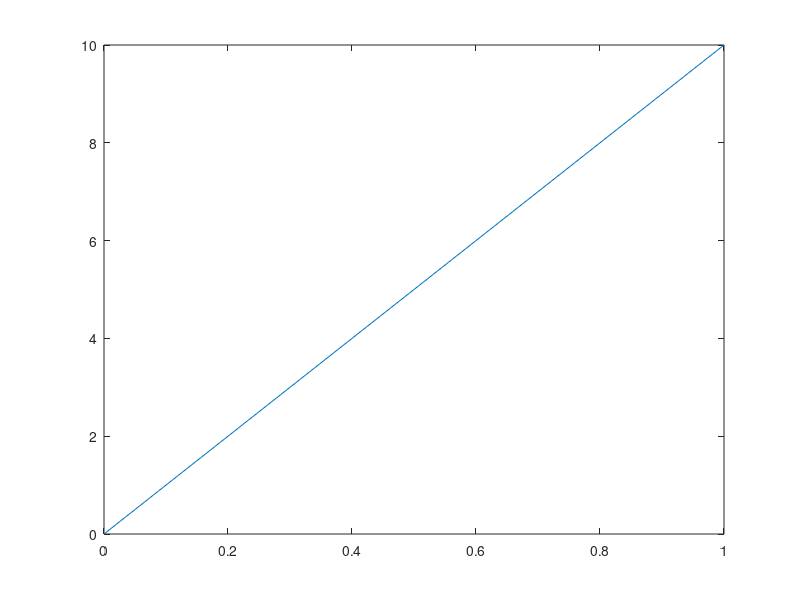

Reproduce this figure in MATLAB.
% 1D Poisson equation finite element method
% Standard Galerkin method
% Starson
% Sep 6

close all
clear all
format short e

x0 = 0; x1 = 1;   % start and end point
L = x1 - x0;      % total length
N = 9;            % number of interval
dx = L/N;         % interval size
ap = 10.;         % applied force on the RHS ending

% test case 1 condition
% u0 = 0; du1/dt = f; f=1;
% Decleration
u = zeros(1,N+1); A = zeros(N+1,N+1); F = zeros(1,N+1);
isBdary = false(N+1,1); x = linspace(0,1,N+1);
% Element stiffness matrix and load vector
Ak = 1/dx*[1,-1;-1,1];
% Assemble global matrix
for i=1:N
    for m=1:2
        for n=1:2
   A(m+i-1,n+i-1) = A(m+i-1,n+i-1) + Ak(m,n);
        end
        a = x(i); b = x(i+1);
    end
end
F(N+1) = ap;

% Apply Boundary condition
isBdary(1) = true;
free = find(~isBdary);

% Calculate results
u(free) = A(free,free)\F(free)';
%u_exact = -sin(2*pi*x);

% Error analysis
%error = sqrt(sum((u_exact-u).^2))/N;
%disp(error);

figure
plot(x,u);
hold on
%plot(x,u_exact,'r-');
hold off